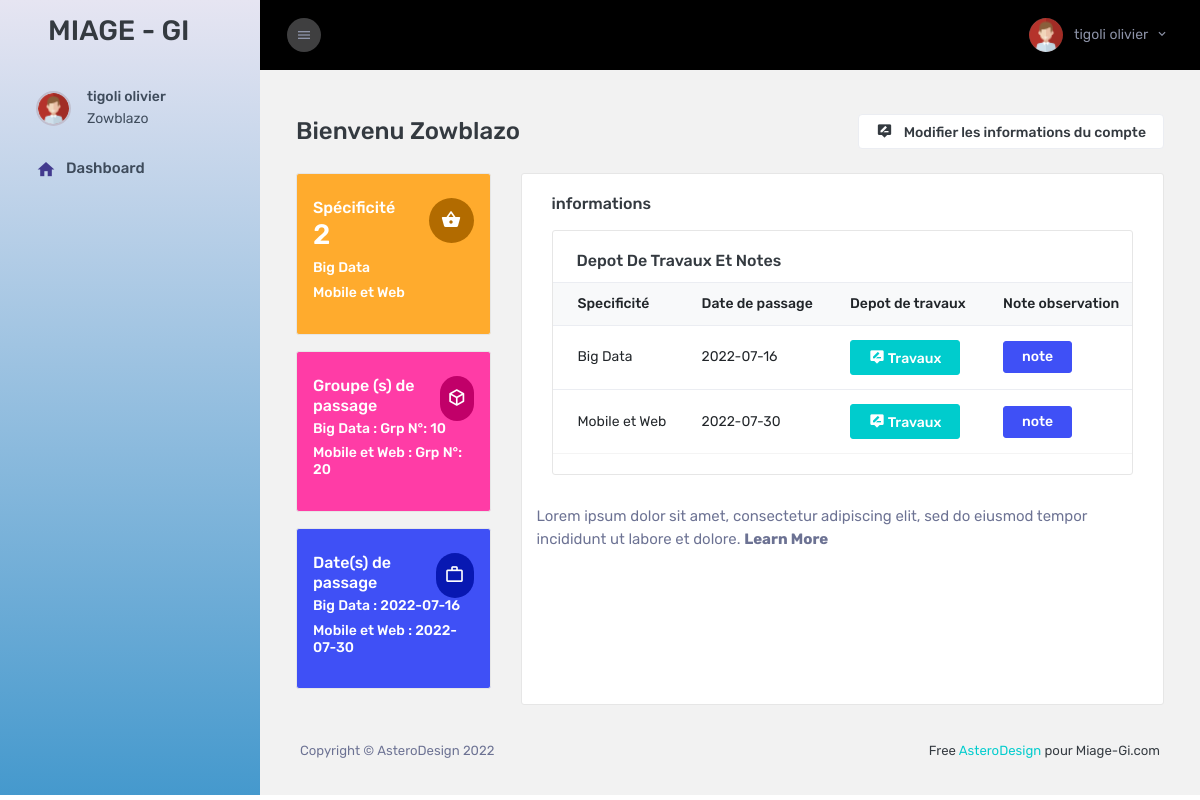
The app's page /user/dashPart/index.php (signed in) with its own data.
### tables this page shows
CREATE TABLE IF NOT EXISTS `participant` (
  `idPart` int(11) NOT NULL,
  `nom` varchar(255) NOT NULL,
  `prenom` varchar(255) NOT NULL,
  `idNiv` int(11) NOT NULL,
  `idSexe` int(11) NOT NULL,
  `mail` varchar(255) NOT NULL,
  `numTel` varchar(255) NOT NULL,
  `photo` varchar(255) NOT NULL,
  `dateCrea` datetime NOT NULL,
  PRIMARY KEY (`idPart`),
  KEY `idNiv` (`idNiv`),
  KEY `idSexe` (`idSexe`)
);

CREATE TABLE IF NOT EXISTS `user` (
  `idUser` int(11) NOT NULL AUTO_INCREMENT,
  `login` varchar(255) NOT NULL,
  `password` varchar(255) NOT NULL,
  `photo` varchar(255) DEFAULT NULL,
  `idPart` int(11) DEFAULT NULL,
  PRIMARY KEY (`idUser`),
  KEY `idPart` (`idPart`)
);

CREATE TABLE IF NOT EXISTS `choix` (
  `idPart` int(11) NOT NULL,
  `idSpe` int(11) NOT NULL,
  KEY `idPart` (`idPart`),
  KEY `idSpe` (`idSpe`)
);

CREATE TABLE IF NOT EXISTS `specificite` (
  `idSpe` int(11) NOT NULL AUTO_INCREMENT,
  `libSpe` varchar(255) NOT NULL,
  PRIMARY KEY (`idSpe`)
);

CREATE TABLE IF NOT EXISTS `groupe` (
  `idPart` int(11) NOT NULL,
  `idSpe` int(11) NOT NULL,
  `codeGrp` int(11) NOT NULL,
  `datdeb` varchar(255) DEFAULT NULL,
  `datFin` varchar(255) DEFAULT NULL,
  KEY `idPart` (`idPart`),
  KEY `idSpe` (`idSpe`)
);

### user/dashPart/index.php (the view, shortened to what this page needs)
<!DOCTYPE html>
<html lang="en">
<head>
  <?php
    include "includes/head.php";
    include "../../config.php";
    if(strlen($_SESSION['idPart'])==0)
    {
        header('location:../login.php');
    }else{
    $idPart = $_SESSION['idPart'];
    $query = mysqli_query($con,"SELECT * FROM participant WHERE idPart='$idPart'");
    $rst = mysqli_fetch_array($query);
    $query2 = mysqli_query($con,"SELECT * FROM user WHERE idPart='$idPart'");
    $rst2 = mysqli_fetch_array($query2);
    $rq = mysqli_query($con,"SELECT * FROM choix WHERE idPart = '$idPart'");
    $count = mysqli_num_rows($rq);
    }
  ?>
</head>
<body>
  <div class="container-scroller">
    <?php
      include "includes/sidebar.php";
    ?>
    <div class="container-fluid page-body-wrapper">
      <?php
      include "includes/header.php";
    ?>
      <div class="main-panel">
        <div class="content-wrapper pb-0">
          <div class="page-header flex-wrap">
            <h3 class="mb-0"> Bienvenu <?=$rst2['login']?> <span class="pl-0 h6 pl-sm-2 text-muted d-inline-block"></span>
            </h3>
            <div class="d-flex">
            <button type="button" class="btn btn-sm bg-white btn-icon-text border" data-bs-toggle="modal"
                data-bs-target=".bd-example-modal-sm">
                <i class="mdi mdi-tooltip-edit btn-icon-prepend"></i> Modifier les informations du compte
              </button>
            </div>
          </div>
          <div class="row">
            <div class="col-xl-3 col-lg-12 stretch-card grid-margin">
            <div class="row">
                  <div class="col-xl-12 col-md-6 stretch-card grid-margin grid-margin-sm-0 pb-sm-3">
                    <div class="card bg-warning">
                      <div class="card-body px-3 py-4">
                        <div class="d-flex justify-content-between align-items-start">
                          <div class="color-card">
                            <p class="mb-0 color-card-head">Spécificité</p>
                            <h2 class="text-white"><?=$count?><span class="h5"></span>
                            </h2>
                          </div>
                          <i class="card-icon-indicator mdi mdi-basket bg-inverse-icon-warning"></i>
                        </div>
                        <?php
                          while($rqrst = mysqli_fetch_array($rq)){
                            $idSpe = $rqrst['idSpe'];
                            $sql= mysqli_query($con,"SELECT * FROM specificite WHERE idSpe='$idSpe'");
                            $result= mysqli_fetch_array($sql);
                        ?>
                        <h6 class="text-white"><?=$result['libSpe']?></h6>
                        <?php }?>
                      </div>
                    </div>
                  </div>
                  <div class="col-xl-12 col-md-6 stretch-card grid-margin grid-margin-sm-0 pb-sm-3">
                    <div class="card bg-danger">
                      <div class="card-body px-3 py-4">
                        <div class="d-flex justify-content-between align-items-start">
                          <div class="color-card">
                            <p class="mb-0 color-card-head">Groupe (s) de passage</p>
                            <?php
                              $rq2 = mysqli_query($con,"SELECT * FROM groupe WHERE idPart = '$idPart'");
                            ?>
                          </div>
                          <i class="card-icon-indicator mdi mdi-cube-outline bg-inverse-icon-danger"></i>
                        </div>
                        <?php
                          while($rqrst2 = mysqli_fetch_array($rq2)){
                            $idSpe = $rqrst2['idSpe'];
                            $sql= mysqli_query($con,"SELECT * FROM specificite WHERE idSpe='$idSpe'");
                            $result= mysqli_fetch_array($sql);
                        ?>
                        <h6 class="text-white"><?=$result['libSpe']?> : Grp N°: <?=$rqrst2['codeGrp']?></h6>
                        <?php }?>
                      </div>
                    </div>
                  </div>
                  <div class="col-xl-12 col-md-6 stretch-card grid-margin grid-margin-sm-0 pb-sm-3 pb-lg-0 pb-xl-3">
                    <div class="card bg-primary">
                      <div class="card-body px-3 py-4">
                        <div class="d-flex justify-content-between align-items-start">
                          <div class="color-card">
                            <p class="mb-0 color-card-head">Date(s) de passage</p>
                            <?php
                              $rq3 = mysqli_query($con,"SELECT * FROM groupe WHERE idPart = '$idPart'");
                            ?>
                          </div>
                          <i class="card-icon-indicator mdi mdi-briefcase-outline bg-inverse-icon-primary"></i>
                        </div>
                        <?php
                          while($rqrst3 = mysqli_fetch_array($rq3)){
                            $idSpe = $rqrst3['idSpe'];
                            $sql2= mysqli_query($con,"SELECT * FROM specificite WHERE idSpe='$idSpe'");
                            $result2= mysqli_fetch_array($sql2);
                            $datdeb = $rqrst3['datdeb'];
                            $dat= date_create($datdeb);
                            date_add($dat,date_interval_create_from_date_string("4 days"));
                            $datpass = date_format($dat,"Y-m-d");
                        ?>
                        <h6 class="text-white"><?=$result2['libSpe']?> : <?=$datpass?></h6>
                        <?php }?>
                      </div>
                    </div>
                  </div>
                </div>
            </div>
            <div class="col-xl-9 stretch-card grid-margin">
                <div class="card">
                  <div class="card-body">
                    <div class="row">
                      <div class="col-sm-7">
                        <h5>informations</h5>
                      </div>
                      <div class="col-sm-5 text-md-right">
                      </div>
                    </div>
                   <div class="row">
                    <div class="col-xl-12 col-sm-6 grid-margin stretch-card">
                      <div class="card">
                        <div class="card-body px-0 overflow-auto">
                          <h4 class="card-title pl-4">Depot de travaux et notes</h4>
                          <div class="table-responsive">
                            <table class="table">
                              <thead class="bg-light">
                                <tr>
                                  <th>Specificité</th>
                                  <th>Date de passage</th>
                                  <th>Depot de travaux</th>
                                  <th>Note observation</th>
                                </tr>
                              </thead>
                              <tbody>
                              <?php
                               $cpt = 0;
                              $rq4 = mysqli_query($con,"SELECT * FROM choix WHERE idPart = '$idPart'");
                              $rq5 = mysqli_query($con,"SELECT * FROM groupe WHERE idPart = '$idPart'");
                            while($rqrst4 = mysqli_fetch_array($rq4)){
                              $idSpe = $rqrst4['idSpe'];
                              $sql5= mysqli_query($con,"SELECT * FROM specificite WHERE idSpe='$idSpe'");
                              $result5 = mysqli_fetch_array($sql5);
                              $rsrq5 = mysqli_fetch_array( $rq5);
                            ?>
                                <tr>
                                  <td>
                                    <?=$result5['libSpe']?>
                                  </td>
                                  <td>
                                    <?php
                                       $datdeb = $rsrq5['datdeb'];
                                       $dat= date_create($datdeb);
                                       date_add($dat,date_interval_create_from_date_string("4 days"));
                                       $datpass = date_format($dat,"Y-m-d");
                                       echo $datpass;
                                    ?>
                                  </td>
                                  <td>
                                    <button type="button" class="btn btn-success" data-bs-toggle="modal"
                                      data-bs-target=".bd-example-modal-sm<?=$cpt?>">
                                      <i class="mdi mdi-tooltip-edit btn-icon-prepend"></i> Travaux
                                    </button>
                                  </td>
                                  <td>
                                    <button class="btn btn-primary">note</button>
                                  </td>
                                </tr>
                                <?php
                              $cpt++ ;
                              }?>
                              </tbody>
                            </table>
                          </div>
                        </div>
                      </div>
                    </div>
                   </div>
                    <div class="row">
                      <div class="col-sm-">
                        <p class="text-muted mb-0"> Lorem ipsum dolor sit amet, consectetur adipiscing elit, sed do eiusmod tempor incididunt ut labore et dolore. <b>Learn More</b>
                        </p>
                      </div>
                    </div>
                  </div>
                </div>
              </div>
          </div>
        </div>
        <footer class="footer">
          <div class="d-sm-flex justify-content-center justify-content-sm-between">
            <span class="text-muted d-block text-center text-sm-left d-sm-inline-block">Copyright © AsteroDesign
              2022</span>
            <span class="float-none float-sm-right d-block mt-1 mt-sm-0 text-center"> Free <a
                href="http://asterodesign.ml/" target="_blank">AsteroDesign</a> pour Miage-Gi.com</span>
          </div>
        </footer>
      </div>
    </div>
  </div>
</body>
</html>

### user/dashPart/includes/sidebar.php (shortened to what this page needs)
<nav class='sidebar sidebar-offcanvas' id='sidebar'>
     <div class='text-center sidebar-brand-wrapper d-flex align-items-center'>
      <h2 class="text-align-center ml-5">MIAGE - GI</h2>
     </div>
     <ul class='nav'>
       <li class='nav-item nav-profile'>
         <a href='#' class='nav-link'>
           <div class='nav-profile-image'>
             <img src='../../miage-gi/assets/images/faces-clipart/pic-1.png' alt='profile' />
           </div>
           <div class='nav-profile-text d-flex flex-column pr-3'>
             <span class='font-weight-medium mb-2'><?=$rst['nom']?> <?=$rst['prenom']?></span>
             <span class='font-weight-normal'><?=$rst2['login']?></span>
           </div>
         </a>
       </li>
       <li class='nav-item'>
         <a class='nav-link' href='index.php'>
           <i class='mdi mdi-home menu-icon'></i>
           <span class='menu-title'>Dashboard</span>
         </a>
       </li>
     </ul>
   </nav>

### user/dashPart/includes/header.php (shortened to what this page needs)
<nav class="navbar col-lg-12 col-12 p-lg-0 fixed-top d-flex flex-row">
  <div class="navbar-menu-wrapper d-flex align-items-stretch justify-content-between">
    <button class="navbar-toggler navbar-toggler align-self-center mr-2" type="button" data-toggle="minimize">
      <i class="mdi mdi-menu"></i>
    </button>
    <ul class="navbar-nav navbar-nav-right ml-lg-auto">
      <li class="nav-item nav-profile dropdown border-0">
        <a class="nav-link dropdown-toggle" id="profileDropdown" href="#" data-toggle="dropdown">
          <img class="nav-profile-img mr-2" alt="" src="../../miage-gi/assets/images/faces-clipart/pic-1.png" />
          <span class="profile-name"><?=$rst['nom']?> <?=$rst['prenom']?></span>
        </a>
      </li>
    </ul>
  </div>
</nav>

### records on screen
participant: nom "tigoli", prenom "olivier"
user: login "Zowblazo"
choix: idSpe.libSpe "Big Data", groupe.datdeb "2022-07-16"
choix: idSpe.libSpe "Mobile et Web", groupe.datdeb "2022-07-30"
groupe: idSpe.libSpe "Big Data", codeGrp "10", datdeb "2022-07-16"
groupe: idSpe.libSpe "Mobile et Web", codeGrp "20", datdeb "2022-07-30"

### other values on screen
$count "2"
